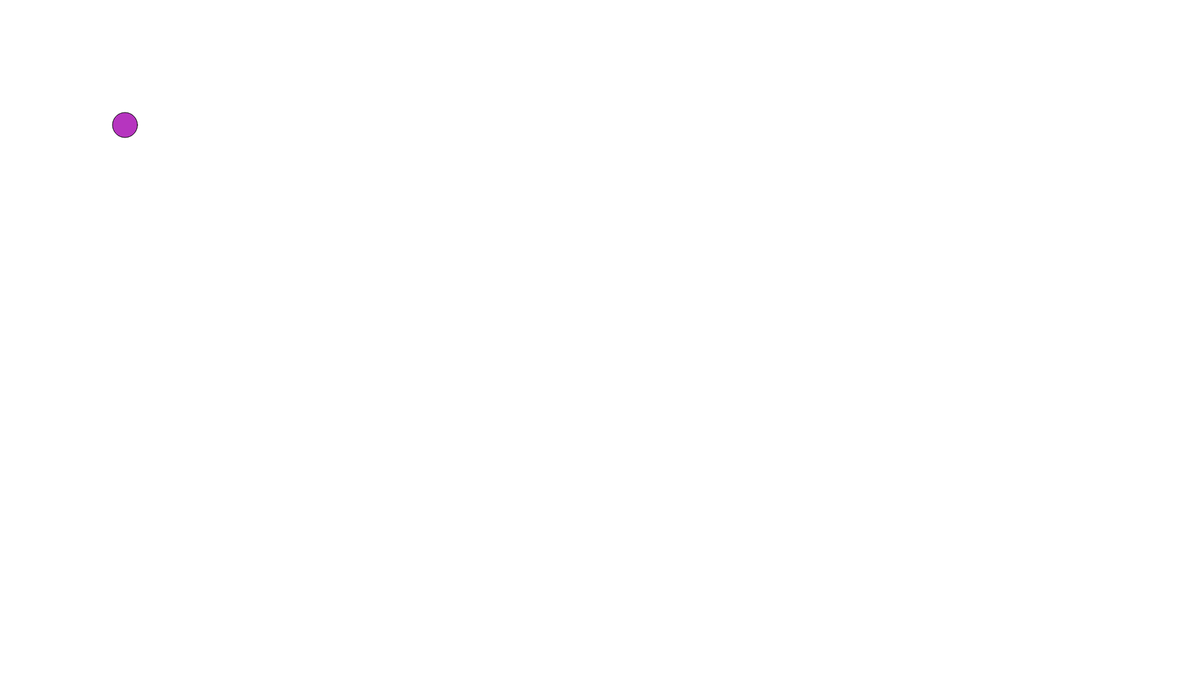
Frame 1 (no input)
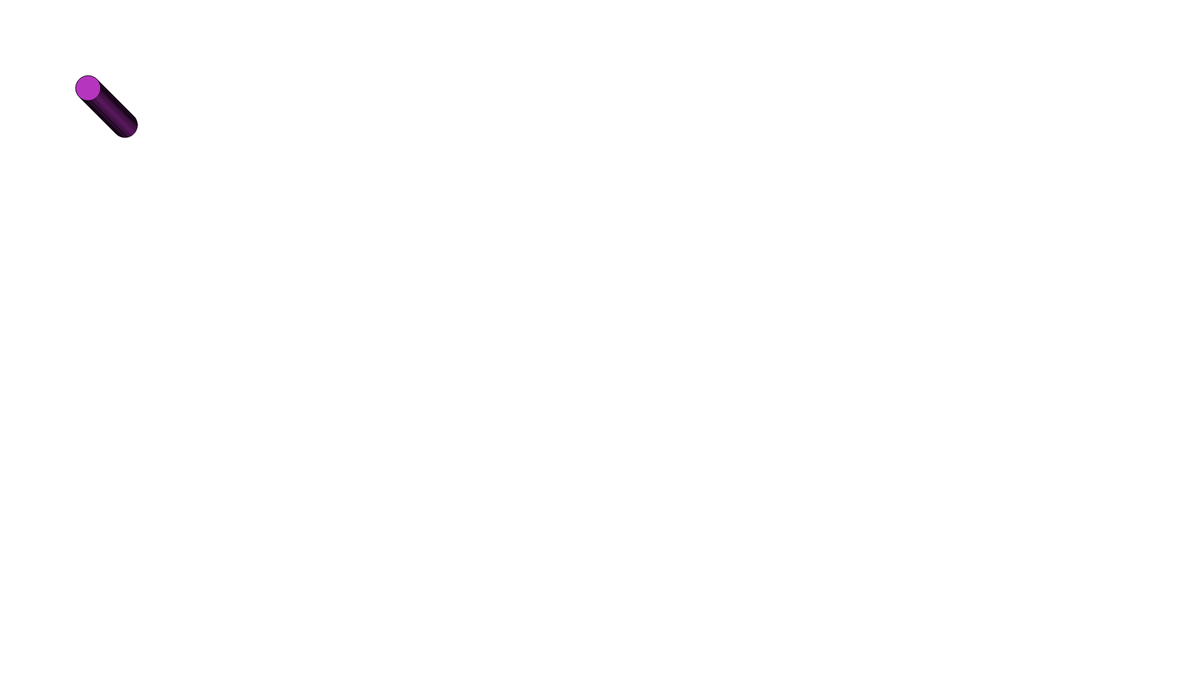
Frame 60 (no input)
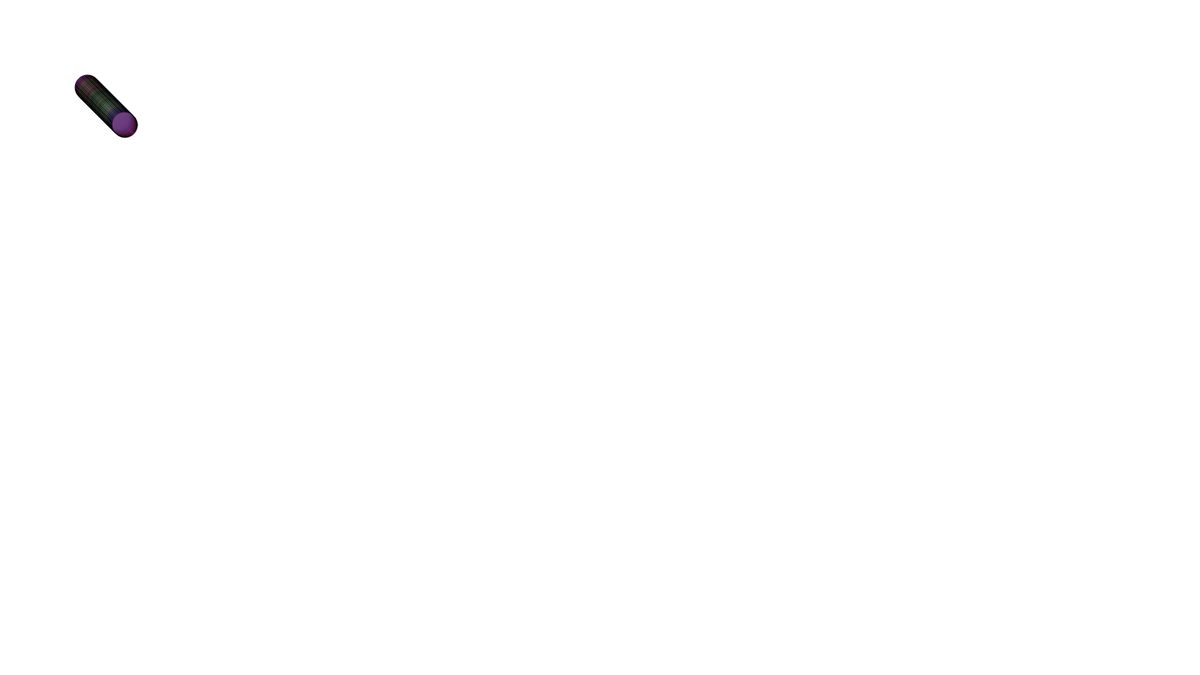
Frame 120 (the mouse pressed at the canvas centre since frame 60)

The p5.js sketch that drew these frames (run headless with seeded random() and noise() and a simulated clock; from frame 60 on, the mouse is pressed at the canvas centre):

// p5.js sketch
// ── sketch.js
let cor;
let posiCaoHorizontal; // x
let posicaoVertical; // y

function setup() {
  createCanvas(1920, 1080);
  background("white");
  cor = color(random(0, 255), random(0, 255), random(0, 255));
  posiCaoHorizontal = 200;
  posicaoVertical = 200;
}

function draw() {
  fill(cor);
  circle(posiCaoHorizontal, posicaoVertical, 40);

  if (mouseX < posiCaoHorizontal) {
    posiCaoHorizontal -= 1;
  }

  if (mouseX > posiCaoHorizontal) {
    posiCaoHorizontal += 1;
  }

  if (mouseY < posicaoVertical) {
    posicaoVertical--;
  }

  if (mouseY > posicaoVertical) {
    posicaoVertical++;
  }

  if (mouseIsPressed) {
    cor = color(random(0, 255), random(0, 255), random(0, 255), random(0, 100));
  }
}
